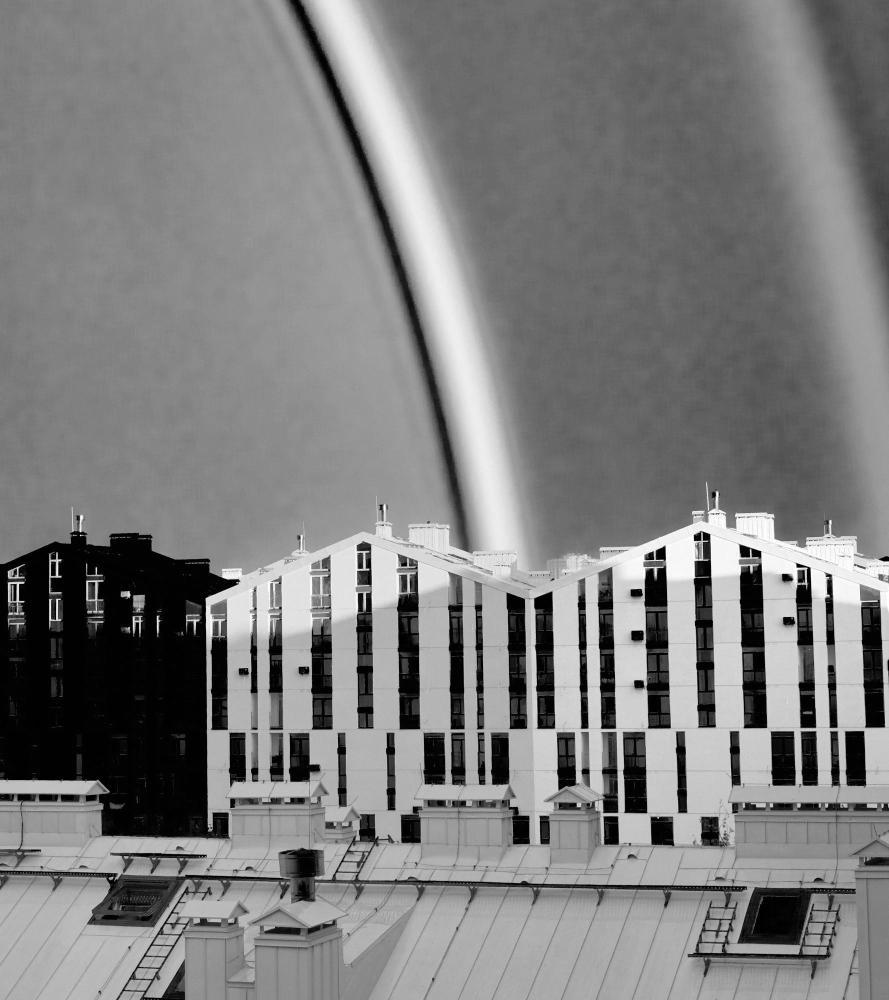
#> input picture color/data/P01_Red.jpg, 1778 x 2000 px, found by its file name (shown at 1/2 size)
$ jupyter execute --allow-errors color.ipynb
#> lines starting #> are read from the running program, lines starting #| are printed output that depends on the picture
[cell 1]
import cv2, numpy as np, matplotlib.pyplot as plt
from pathlib import Path
from scipy.optimize import curve_fit

# Part 1

[cell 2]
r = cv2.imread('P01_Red.jpg',0)
#> r is the input picture: shape (2000, 1778); min 0, max 255, mean 125.6
g = cv2.imread('P01_Green.jpg',0)
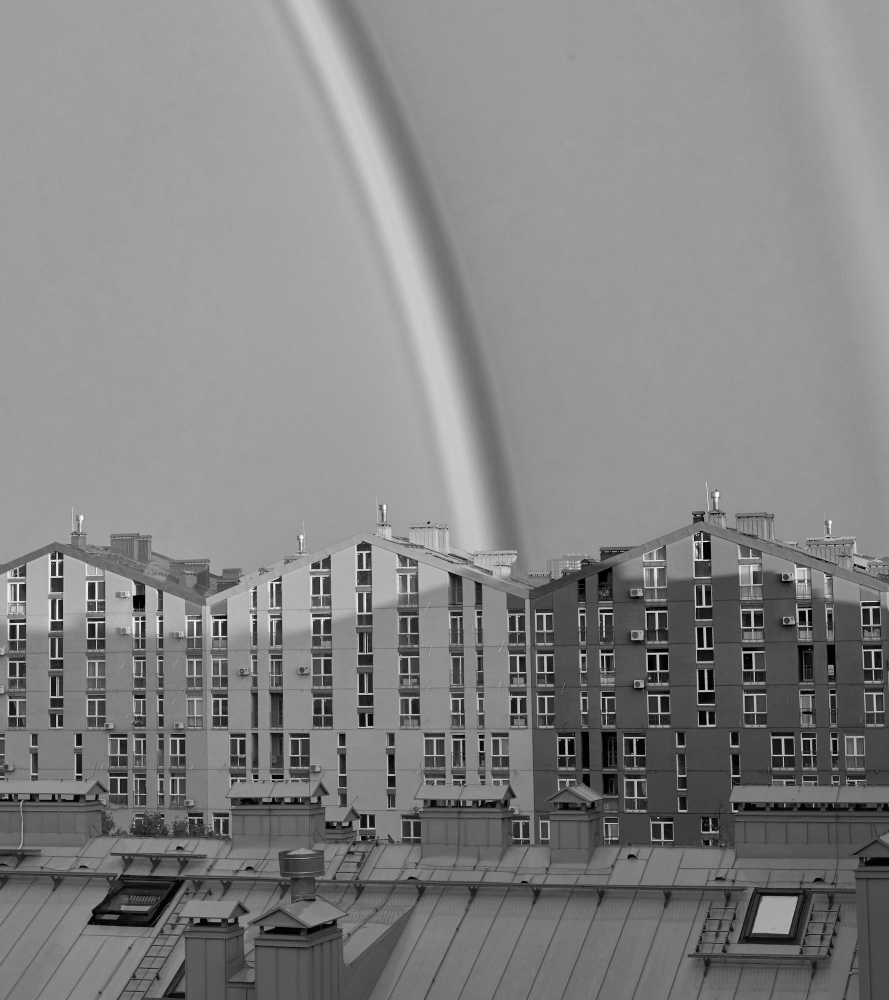
#> input picture color/data/P01_Green.jpg, 1778 x 2000 px, found by its file name (shown at 1/2 size)
#> g is the input picture: shape (2000, 1778); min 0, max 255, mean 131
b = cv2.imread('P01_Blue.jpg',0)
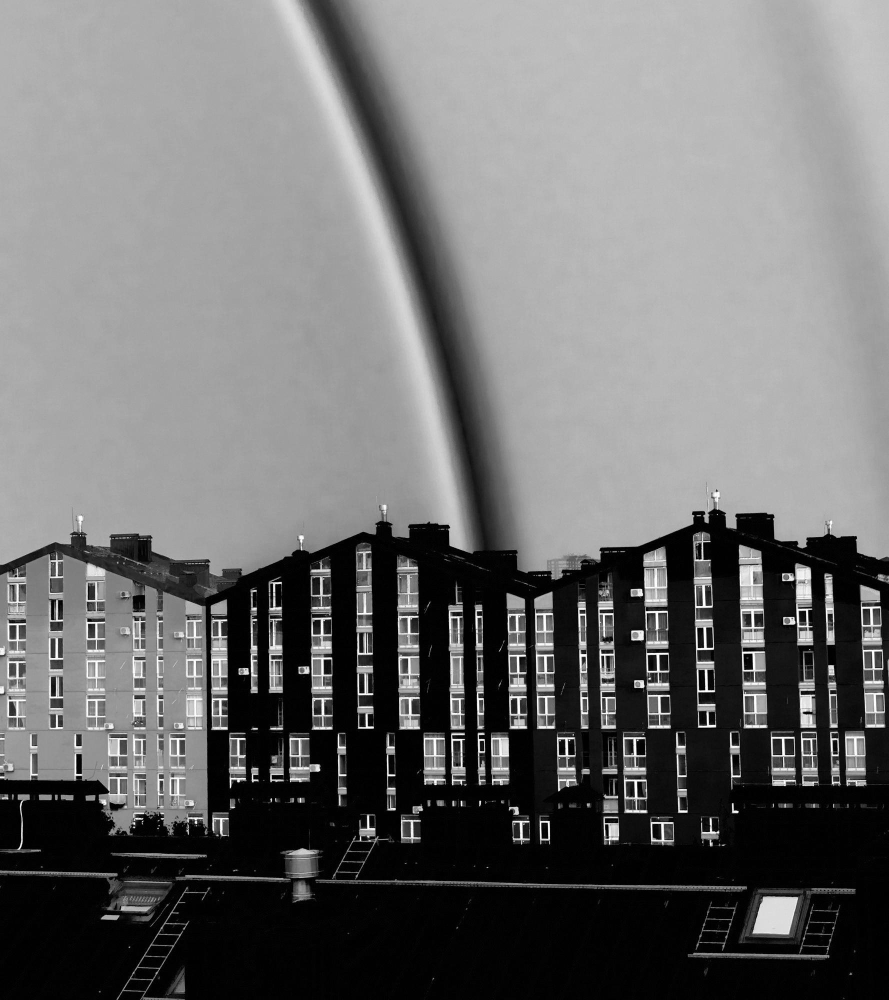
#> input picture color/data/P01_Blue.jpg, 1778 x 2000 px, found by its file name (shown at 1/2 size)
#> b is the input picture: shape (2000, 1778); min 0, max 255, mean 111.3

img = np.zeros((r.shape[0], r.shape[1], 3))

img = cv2.merge([b,g,r])
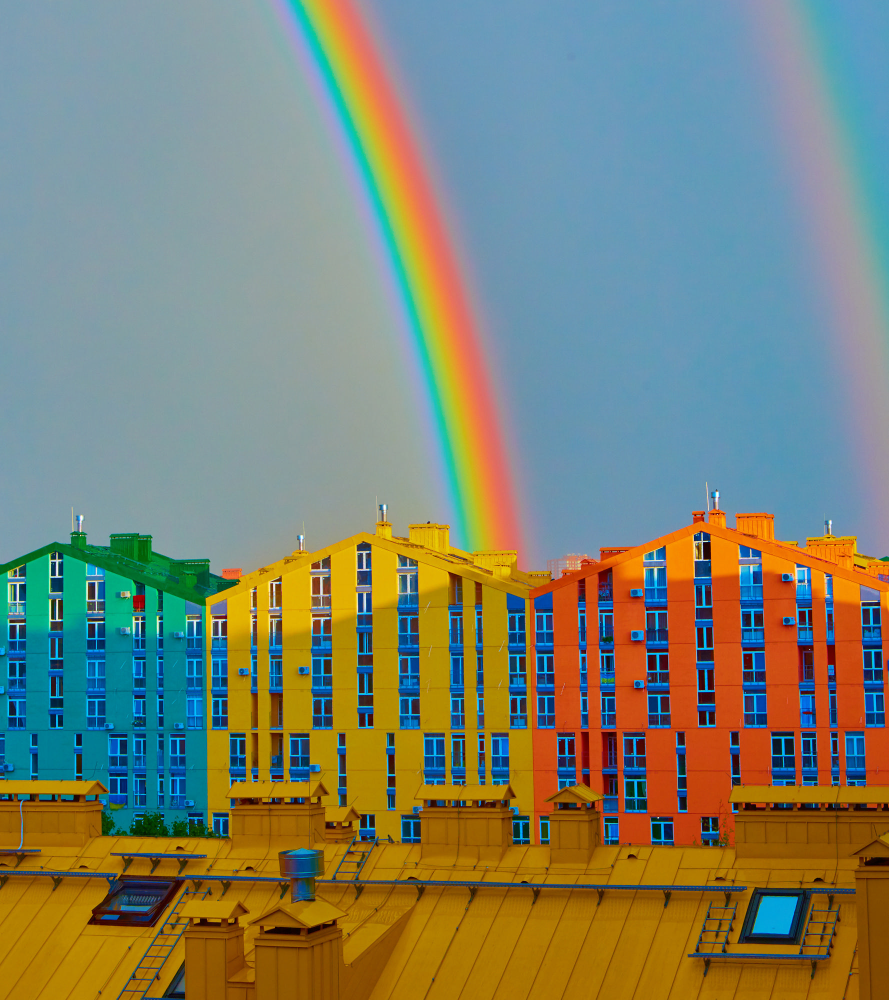
#> img: shape (2000, 1778, 3) (shown at 1/2 size); mean of channels 0, 1, 2 111.3, 131, 125.6; drawn as B, G, R
cv2.imwrite("RGB_Image.png", img)
#> Out = True

[cell 3]
rainbow = cv2.imread('Rainbow.jpg')
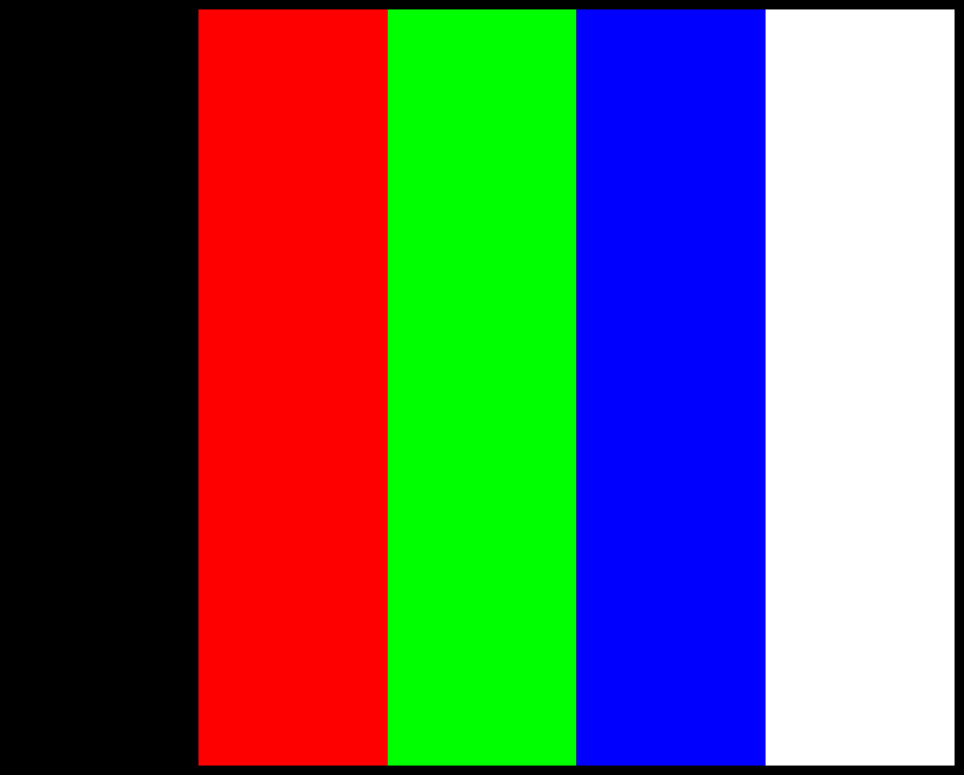
#> input picture color/data/Rainbow.jpg, 964 x 775 px, found by its file name
#> rainbow is the input picture: shape (775, 964, 3); mean B, G, R 97.5, 97.5, 97.3
b,g,r = cv2.split(rainbow)
#> b: shape (775, 964)
#> g: shape (775, 964)
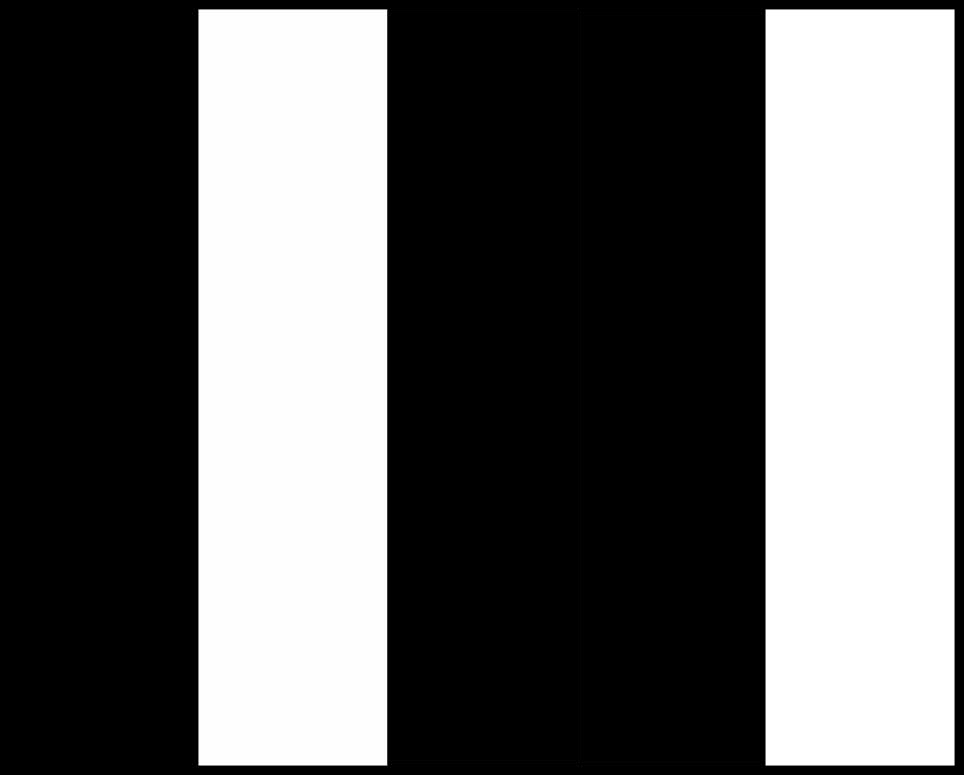
#> r: shape (775, 964); min 0, max 255, mean 97.3

for i,j in zip([b,g,r], ['b','g','r']): cv2.imwrite(f'Rainbow_{j}.png', i)
#> this loop made 3 passes
#> j on passes 1 to 3: 'b', 'g', 'r'

[cell 4]
rainbow = cv2.imread('Rainbow.jpg')

coords = [300,480] # y,x
channels = ['blue', 'green', 'red']

for channel,name in zip([0,1,2], channels): print(f'Channel {name}: {rainbow[coords[0]][coords[1]][channel]}')
#> this loop made 3 passes
#| Channel blue: 1
#| Channel green: 255
#| Channel red: 0

[cell 5]
seqA = [str(p) for p in sorted(Path('SecuenciaA/').glob("*.tif"))]

def pixelValue(path, coords, verbose= False):
#> called with verbose = True
    values = []

    if verbose == True:
        counter = 0
        print('Values in BGR')

    for file in path:
        img = cv2.imread(file)[coords[0]][coords[1]]
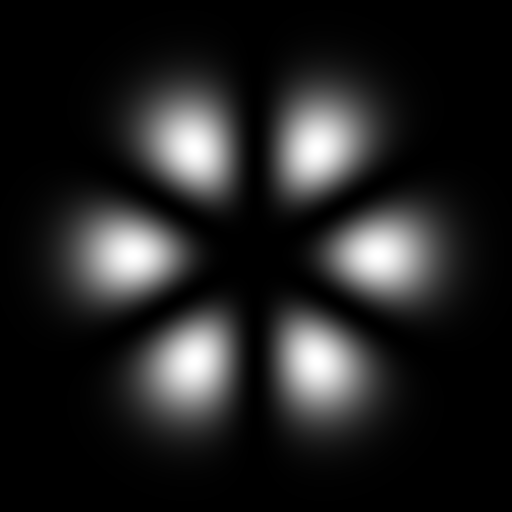
#> input picture color/SecuenciaA/SecuenciaA01.tif, 512 x 512 px
#> img = [5, 5, 5]
        values.append(img)

        if verbose == True:
            print(f'Image {counter}: {img}')
#| Image 0: [5 5 5]
            counter += 1

    return values

res = pixelValue(seqA, [150,250], True)
#> res = [[5, 5, 5], [12, 12, 12], [22, 22, 22]]

[cell 6]
seqB = [str(p) for p in sorted(Path('SecuenciaB/').glob("*.tif"))]

def avgPixelValue(path, coords, lenght: int, verbose=False):
    values = []

    if verbose == True:
        counter = 0
        print(f'Average values in BGR for region from {coords} to {[coords[0]+lenght,coords[1]+lenght]}')

    for file in path:
        region = []
        for i in range(lenght):
            for j in range(lenght):
                # print(file)
                pixel_vals = pixelValue([file], [coords[0]+i,coords[1]+j])
                # print(pixel_vals[0])
                region.append(pixel_vals[0].tolist())

        averaged = [sum(values) / len(values) for values in zip(*region)]
        values.append(averaged)

        if verbose == True:
            print(f'Image {counter}: {averaged}')
            counter +=1

    return values

res = avgPixelValue(seqB, [150,250], 5, True)

# Malus

[cell 7]
points = [[100,100], [200,200], [300,300], [150,400], [450,230]]
dataPath = [str(p) for p in sorted(Path('Malus/').glob("*.tif"))]
angles = list(range(0, 361, 5))
space = np.linspace(0,361,500)

intensity = []
for point in points: intensity.append(avgPixelValue(dataPath, point, 5))

for i in range(len(intensity)): intensity[i] = [float(np.average(i)) for i in intensity[i]]

[cell 8]
plt.style.use('seaborn-v0_8-whitegrid')  # Modern style
fig, ax = plt.subplots(figsize=(16, 8))

#> (the rest of this cell did not finish here and is left out)

[cell 9]
def model(x, I0, a, b):
    return I0 * (np.cos(np.radians(x)+a)**2) + b

parameters = []
#> (the rest of this cell did not finish here and is left out)

[cell 10]
plt.style.use('seaborn-v0_8-whitegrid')  # Modern style
fig, ax = plt.subplots(figsize=(16, 8))

for channel, param, color, coor in zip(intensity, parameters, ['blue', 'green', 'red', 'purple', 'orange'], [str(i) for i in points]):
    ax.scatter(angles, channel, marker='.', linewidth=2, color=f'xkcd:{color}', label=f'{coor}', zorder=1)
    ax.plot(space, model(space, *param), marker='.', linewidth=2, color=f'xkcd:{color}', label=f'{coor}', zorder=1)

ax.set_ylabel('Intensity', fontsize=14)
ax.set_xlabel('Angle', fontsize=14)
ax.set_title('Intensity vs angle', fontsize=16, fontweight='bold', pad=15)
ax.tick_params(axis='both', which='major', labelsize=10)
ax.grid(True, which='both', linestyle='--', linewidth=0.7, alpha=0.7)
ax.legend(fontsize=12, loc='best', frameon=True)
plt.tight_layout()
# plt.savefig('Srel.png', dpi=300)
plt.show()

[cell 11]
# Initial angle
for a, coor in zip(parameters, [str(i) for i in points]):
    print(f'Initial angle for {coor}: {a[1]:.3f} rad')
